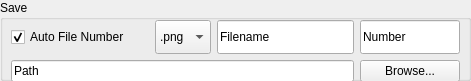
      <widget class="QGroupBox" name="AutoFile">
       <property name="geometry">
        <rect>
         <x>170</x>
         <y>70</y>
         <width>471</width>
         <height>81</height>
        </rect>
       </property>
       <property name="title">
        <string>Save</string>
       </property>
       <widget class="QWidget" name="gridLayoutWidget_3">
        <property name="geometry">
         <rect>
          <x>10</x>
          <y>20</y>
          <width>451</width>
          <height>62</height>
         </rect>
        </property>
        <layout class="QGridLayout" name="gridLayout_4">
         <property name="leftMargin">
          <number>1</number>
         </property>
         <property name="rightMargin">
          <number>1</number>
         </property>
         <item row="1" column="2">
          <widget class="QLineEdit" name="AutoFileName">
           <property name="sizePolicy">
            <sizepolicy hsizetype="Expanding" vsizetype="Preferred">
             <horstretch>0</horstretch>
             <verstretch>0</verstretch>
            </sizepolicy>
           </property>
           <property name="maximumSize">
            <size>
             <width>16777215</width>
             <height>100</height>
            </size>
           </property>
           <property name="toolTip">
            <string>&lt;html&gt;&lt;head/&gt;&lt;body&gt;&lt;p&gt;Specified the prefix for the auto save filenames&lt;/p&gt;&lt;/body&gt;&lt;/html&gt;</string>
           </property>
           <property name="text">
            <string>Filename</string>
           </property>
          </widget>
         </item>
         <item row="1" column="0">
          <widget class="QCheckBox" name="checkAutoNumber">
           <property name="sizePolicy">
            <sizepolicy hsizetype="Expanding" vsizetype="Preferred">
             <horstretch>0</horstretch>
             <verstretch>0</verstretch>
            </sizepolicy>
           </property>
           <property name="maximumSize">
            <size>
             <width>16777215</width>
             <height>100</height>
            </size>
           </property>
           <property name="toolTip">
            <string>&lt;html&gt;&lt;head/&gt;&lt;body&gt;&lt;p&gt;Check to cause a sequentially numbered data and plots filae to be saved automatically ater each sweep.&lt;/p&gt;&lt;/body&gt;&lt;/html&gt;</string>
           </property>
           <property name="text">
            <string>Auto File Number</string>
           </property>
           <property name="checked">
            <bool>true</bool>
           </property>
          </widget>
         </item>
         <item row="1" column="1">
          <widget class="QComboBox" name="AutoFileType">
           <property name="maximumSize">
            <size>
             <width>200</width>
             <height>100</height>
            </size>
           </property>
           <property name="toolTip">
            <string>&lt;html&gt;&lt;head/&gt;&lt;body&gt;&lt;p&gt;Select the file format for plot files&lt;/p&gt;&lt;/body&gt;&lt;/html&gt;</string>
           </property>
           <item>
            <property name="text">
             <string>.png</string>
            </property>
           </item>
           <item>
            <property name="text">
             <string>.jpg</string>
            </property>
           </item>
           <item>
            <property name="text">
             <string>.bmp</string>
            </property>
           </item>
           <item>
            <property name="text">
             <string>.pdf</string>
            </property>
           </item>
          </widget>
         </item>
         <item row="1" column="3">
          <widget class="QLineEdit" name="AutoNumber">
           <property name="sizePolicy">
            <sizepolicy hsizetype="Expanding" vsizetype="Preferred">
             <horstretch>0</horstretch>
             <verstretch>0</verstretch>
            </sizepolicy>
           </property>
           <property name="maximumSize">
            <size>
             <width>100</width>
             <height>100</height>
            </size>
           </property>
           <property name="toolTip">
            <string>&lt;html&gt;&lt;head/&gt;&lt;body&gt;&lt;p&gt;The current auto file sequence number&lt;/p&gt;&lt;/body&gt;&lt;/html&gt;</string>
           </property>
           <property name="text">
            <string>Number</string>
           </property>
          </widget>
         </item>
         <item row="2" column="0" colspan="3">
          <widget class="QLineEdit" name="AutoPath">
           <property name="sizePolicy">
            <sizepolicy hsizetype="Expanding" vsizetype="Preferred">
             <horstretch>0</horstretch>
             <verstretch>0</verstretch>
            </sizepolicy>
           </property>
           <property name="maximumSize">
            <size>
             <width>16777215</width>
             <height>100</height>
            </size>
           </property>
           <property name="toolTip">
            <string>&lt;html&gt;&lt;head/&gt;&lt;body&gt;&lt;p&gt;The folder where files are auto saved &lt;/p&gt;&lt;/body&gt;&lt;/html&gt;</string>
           </property>
           <property name="text">
            <string>Path</string>
           </property>
          </widget>
         </item>
         <item row="2" column="3">
          <widget class="QPushButton" name="Browse">
           <property name="text">
            <string>Browse...</string>
           </property>
          </widget>
         </item>
        </layout>
       </widget>
      </widget>
